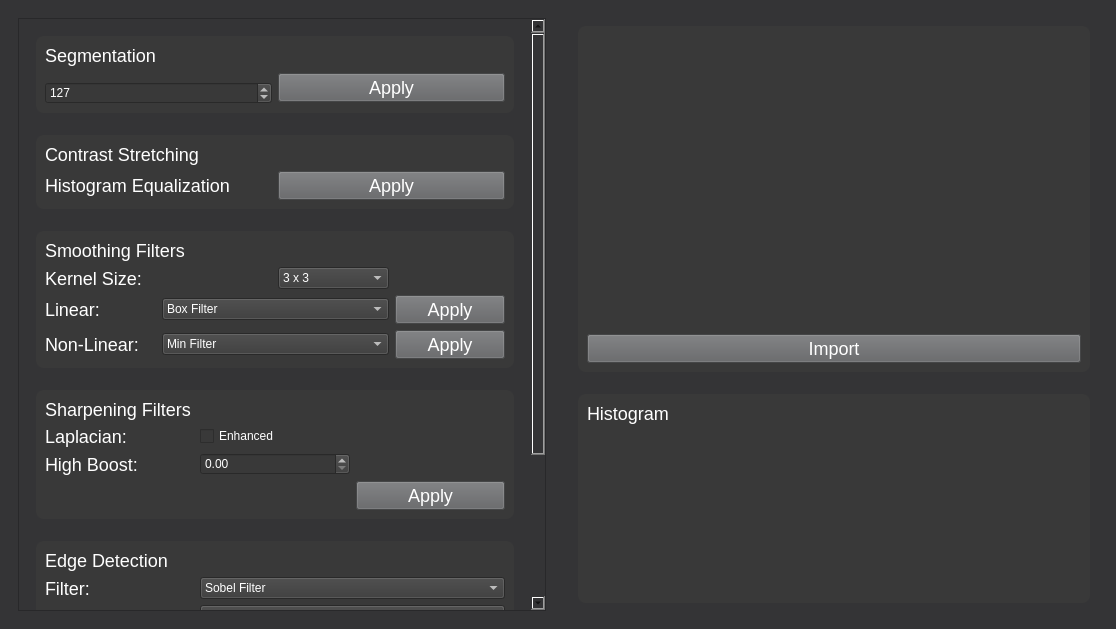
<?xml version="1.0" encoding="UTF-8"?>
<ui version="4.0">
 <class>MainWindow</class>
 <widget class="QMainWindow" name="MainWindow">
  <property name="geometry">
   <rect>
    <x>0</x>
    <y>0</y>
    <width>1116</width>
    <height>629</height>
   </rect>
  </property>
  <property name="sizePolicy">
   <sizepolicy hsizetype="Expanding" vsizetype="Preferred">
    <horstretch>0</horstretch>
    <verstretch>0</verstretch>
   </sizepolicy>
  </property>
  <property name="minimumSize">
   <size>
    <width>1000</width>
    <height>600</height>
   </size>
  </property>
  <property name="windowTitle">
   <string>MainWindow</string>
  </property>
  <property name="styleSheet">
   <string notr="true">QMainWindow {
	overflow: scroll;
	background-color: #343436;
}

QGroupBox {
	background-color: #393939;
	border-radius: 8px;
	margin: 8px;
	font-size: 20px;
	color: white;
}

QGroupBox * {
	color: white;
}

QGroupBox QLabel {
	font-size: 18px;
}

QComboBox, QComboBox QAbstractItemView {
	background-color: #303032;
}

QSpinBox, QDoubleSpinBox {
	background-color: #343436;
}

.group-header {
	font-size: 21px;
	font-weight: bold;
}
</string>
  </property>
  <widget class="QWidget" name="centralwidget">
   <layout class="QGridLayout" name="gridLayout_13">
    <item row="0" column="0">
     <widget class="QWidget" name="widget" native="true">
      <property name="styleSheet">
       <string notr="true">QWidget {
	background-color: #343436;
}

QGroupBox {
	background-color: #393939;
	border-radius: 8px;
	margin: 8px;
	font-size: 20px;
	color: white;
}

QGroupBox * {
	color: white;
	background-color: #393939;
}</string>
      </property>
      <layout class="QGridLayout" name="gridLayout">
       <item row="0" column="0">
        <widget class="QScrollArea" name="scrollArea">
         <property name="styleSheet">
          <string notr="true"/>
         </property>
         <property name="widgetResizable">
          <bool>true</bool>
         </property>
         <widget class="QWidget" name="scrollAreaWidgetContents">
          <property name="geometry">
           <rect>
            <x>0</x>
            <y>-288</y>
            <width>512</width>
            <height>879</height>
           </rect>
          </property>
          <layout class="QGridLayout" name="gridLayout_7">
           <item row="0" column="0">
            <widget class="QGroupBox" name="segmenation_section">
             <property name="styleSheet">
              <string notr="true"/>
             </property>
             <property name="title">
              <string/>
             </property>
             <property name="alignment">
              <set>Qt::AlignLeading|Qt::AlignLeft|Qt::AlignVCenter</set>
             </property>
             <layout class="QGridLayout" name="gridLayout_2">
              <item row="1" column="0">
               <widget class="QSpinBox" name="segmentation_input">
                <property name="styleSheet">
                 <string notr="true">margin-top: 10px
</string>
                </property>
                <property name="maximum">
                 <number>1000</number>
                </property>
                <property name="value">
                 <number>127</number>
                </property>
               </widget>
              </item>
              <item row="0" column="0">
               <widget class="QLabel" name="label_7">
                <property name="text">
                 <string>Segmentation</string>
                </property>
                <property name="class" stdset="0">
                 <string>group-header</string>
                </property>
               </widget>
              </item>
              <item row="1" column="1">
               <widget class="QPushButton" name="segmentation_ok">
                <property name="cursor">
                 <cursorShape>PointingHandCursor</cursorShape>
                </property>
                <property name="styleSheet">
                 <string notr="true">QPushButton {
	background-color: #616264;
	font-size: 18px;
}</string>
                </property>
                <property name="text">
                 <string>Apply</string>
                </property>
               </widget>
              </item>
             </layout>
            </widget>
           </item>
           <item row="2" column="0">
            <widget class="QGroupBox" name="smoothing_section">
             <property name="title">
              <string/>
             </property>
             <layout class="QGridLayout" name="gridLayout_4">
              <item row="1" column="0" colspan="2">
               <widget class="QLabel" name="label_2">
                <property name="text">
                 <string>Kernel Size:</string>
                </property>
               </widget>
              </item>
              <item row="2" column="1" colspan="2">
               <widget class="QComboBox" name="linear_input">
                <item>
                 <property name="text">
                  <string>Box Filter</string>
                 </property>
                </item>
               </widget>
              </item>
              <item row="2" column="3">
               <widget class="QPushButton" name="smoothing_linear_ok">
                <property name="cursor">
                 <cursorShape>PointingHandCursor</cursorShape>
                </property>
                <property name="styleSheet">
                 <string notr="true">QPushButton {
	background-color: #616264;
	font-size: 18px;
}</string>
                </property>
                <property name="text">
                 <string>Apply</string>
                </property>
               </widget>
              </item>
              <item row="0" column="0" colspan="3">
               <widget class="QLabel" name="label_11">
                <property name="text">
                 <string>Smoothing Filters</string>
                </property>
                <property name="class" stdset="0">
                 <string>group-header</string>
                </property>
               </widget>
              </item>
              <item row="2" column="0">
               <widget class="QLabel" name="label_3">
                <property name="text">
                 <string>Linear:</string>
                </property>
               </widget>
              </item>
              <item row="3" column="3">
               <widget class="QPushButton" name="smoothing_nonlinear_ok">
                <property name="cursor">
                 <cursorShape>PointingHandCursor</cursorShape>
                </property>
                <property name="styleSheet">
                 <string notr="true">QPushButton {
	background-color: #616264;
	font-size: 18px;
}</string>
                </property>
                <property name="text">
                 <string>Apply</string>
                </property>
               </widget>
              </item>
              <item row="3" column="1" colspan="2">
               <widget class="QComboBox" name="nonlinear_input">
                <item>
                 <property name="text">
                  <string>Min Filter</string>
                 </property>
                </item>
               </widget>
              </item>
              <item row="1" column="2">
               <widget class="QComboBox" name="kernel_size_input">
                <property name="editable">
                 <bool>false</bool>
                </property>
                <property name="currentText">
                 <string>3 x 3</string>
                </property>
                <property name="currentIndex">
                 <number>0</number>
                </property>
                <item>
                 <property name="text">
                  <string>3 x 3</string>
                 </property>
                </item>
                <item>
                 <property name="text">
                  <string>5 x 5</string>
                 </property>
                </item>
                <item>
                 <property name="text">
                  <string>7 x 7</string>
                 </property>
                </item>
               </widget>
              </item>
              <item row="3" column="0">
               <widget class="QLabel" name="label_4">
                <property name="text">
                 <string>Non-Linear:</string>
                </property>
               </widget>
              </item>
             </layout>
            </widget>
           </item>
           <item row="3" column="0">
            <widget class="QGroupBox" name="sharpening_section">
             <property name="title">
              <string/>
             </property>
             <layout class="QGridLayout" name="gridLayout_5">
              <item row="2" column="0">
               <widget class="QLabel" name="label_6">
                <property name="text">
                 <string>High Boost:</string>
                </property>
               </widget>
              </item>
              <item row="2" column="1">
               <widget class="QDoubleSpinBox" name="high_boost_inout">
                <property name="styleSheet">
                 <string notr="true"/>
                </property>
               </widget>
              </item>
              <item row="0" column="0" colspan="2">
               <widget class="QLabel" name="label_13">
                <property name="text">
                 <string>Sharpening Filters</string>
                </property>
                <property name="class" stdset="0">
                 <string>group-header</string>
                </property>
               </widget>
              </item>
              <item row="1" column="1">
               <widget class="QCheckBox" name="laplacian_enhaced_check">
                <property name="cursor">
                 <cursorShape>PointingHandCursor</cursorShape>
                </property>
                <property name="text">
                 <string>Enhanced</string>
                </property>
               </widget>
              </item>
              <item row="1" column="0">
               <widget class="QLabel" name="label_5">
                <property name="text">
                 <string>Laplacian:</string>
                </property>
               </widget>
              </item>
              <item row="3" column="2">
               <widget class="QPushButton" name="sharpening_ok">
                <property name="cursor">
                 <cursorShape>PointingHandCursor</cursorShape>
                </property>
                <property name="styleSheet">
                 <string notr="true">QPushButton {
	background-color: #616264;
	font-size: 18px;
}</string>
                </property>
                <property name="text">
                 <string>Apply</string>
                </property>
               </widget>
              </item>
             </layout>
            </widget>
           </item>
           <item row="4" column="0">
            <widget class="QGroupBox" name="detection_section">
             <property name="sizePolicy">
              <sizepolicy hsizetype="Minimum" vsizetype="Preferred">
               <horstretch>0</horstretch>
               <verstretch>0</verstretch>
              </sizepolicy>
             </property>
             <property name="title">
              <string/>
             </property>
             <layout class="QGridLayout" name="gridLayout_6">
              <item row="1" column="0">
               <widget class="QLabel" name="label_9">
                <property name="text">
                 <string>Filter:</string>
                </property>
               </widget>
              </item>
              <item row="0" column="0" colspan="3">
               <widget class="QLabel" name="label_14">
                <property name="text">
                 <string>Edge Detection</string>
                </property>
                <property name="class" stdset="0">
                 <string>group-header</string>
                </property>
               </widget>
              </item>
              <item row="1" column="1" colspan="2">
               <widget class="QComboBox" name="detection_filter_input">
                <item>
                 <property name="text">
                  <string>Sobel Filter</string>
                 </property>
                </item>
               </widget>
              </item>
              <item row="2" column="0">
               <widget class="QLabel" name="label_10">
                <property name="text">
                 <string>Type:</string>
                </property>
               </widget>
              </item>
              <item row="2" column="1" colspan="2">
               <widget class="QComboBox" name="nonlinear_input_2">
                <item>
                 <property name="text">
                  <string>Vertical</string>
                 </property>
                </item>
               </widget>
              </item>
              <item row="3" column="2">
               <widget class="QPushButton" name="detection_ok">
                <property name="cursor">
                 <cursorShape>PointingHandCursor</cursorShape>
                </property>
                <property name="styleSheet">
                 <string notr="true">QPushButton {
	background-color: #616264;
	font-size: 18px;
}</string>
                </property>
                <property name="text">
                 <string>Apply</string>
                </property>
               </widget>
              </item>
             </layout>
            </widget>
           </item>
           <item row="1" column="0">
            <widget class="QGroupBox" name="contrast_section">
             <property name="title">
              <string/>
             </property>
             <layout class="QGridLayout" name="gridLayout_3">
              <item row="0" column="0">
               <widget class="QLabel" name="label_12">
                <property name="text">
                 <string>Contrast Stretching</string>
                </property>
                <property name="class" stdset="0">
                 <string>group-header</string>
                </property>
               </widget>
              </item>
              <item row="1" column="0">
               <widget class="QLabel" name="label">
                <property name="text">
                 <string>Histogram Equalization</string>
                </property>
               </widget>
              </item>
              <item row="1" column="1">
               <widget class="QPushButton" name="histogram_ok">
                <property name="cursor">
                 <cursorShape>PointingHandCursor</cursorShape>
                </property>
                <property name="styleSheet">
                 <string notr="true">QPushButton {
	background-color: #616264;
	font-size: 18px;
}</string>
                </property>
                <property name="text">
                 <string>Apply</string>
                </property>
               </widget>
              </item>
             </layout>
            </widget>
           </item>
           <item row="5" column="0">
            <widget class="QGroupBox" name="transmission_section">
             <property name="title">
              <string/>
             </property>
             <layout class="QGridLayout" name="gridLayout_8">
              <item row="3" column="0">
               <widget class="QLabel" name="label_17">
                <property name="text">
                 <string>Time:</string>
                </property>
               </widget>
              </item>
              <item row="2" column="0">
               <widget class="QLabel" name="label_15">
                <property name="text">
                 <string>Baudrate:</string>
                </property>
               </widget>
              </item>
              <item row="0" column="0" colspan="3">
               <widget class="QLabel" name="label_16">
                <property name="text">
                 <string>Transmission Time</string>
                </property>
                <property name="class" stdset="0">
                 <string>group-header</string>
                </property>
               </widget>
              </item>
              <item row="2" column="1">
               <widget class="QSpinBox" name="baud_input">
                <property name="maximum">
                 <number>999999999</number>
                </property>
                <property name="stepType">
                 <enum>QAbstractSpinBox::DefaultStepType</enum>
                </property>
               </widget>
              </item>
              <item row="2" column="2">
               <widget class="QLabel" name="label_8">
                <property name="text">
                 <string>K (x1000)</string>
                </property>
               </widget>
              </item>
              <item row="3" column="2">
               <widget class="QLabel" name="label_18">
                <property name="text">
                 <string>seconds</string>
                </property>
               </widget>
              </item>
              <item row="3" column="1">
               <widget class="QLCDNumber" name="transmission_time_output">
                <property name="smallDecimalPoint">
                 <bool>false</bool>
                </property>
                <property name="digitCount">
                 <number>19</number>
                </property>
               </widget>
              </item>
             </layout>
            </widget>
           </item>
          </layout>
         </widget>
        </widget>
       </item>
      </layout>
     </widget>
    </item>
    <item row="0" column="1">
     <widget class="QWidget" name="widget_2" native="true">
      <property name="sizePolicy">
       <sizepolicy hsizetype="Expanding" vsizetype="Expanding">
        <horstretch>0</horstretch>
        <verstretch>0</verstretch>
       </sizepolicy>
      </property>
      <layout class="QGridLayout" name="gridLayout_11">
       <item row="0" column="0">
        <widget class="QGroupBox" name="groupBox">
         <property name="styleSheet">
          <string notr="true"/>
         </property>
         <property name="title">
          <string/>
         </property>
         <property name="alignment">
          <set>Qt::AlignLeading|Qt::AlignLeft|Qt::AlignVCenter</set>
         </property>
         <layout class="QGridLayout" name="gridLayout_10">
          <item row="1" column="0">
           <widget class="QPushButton" name="import_image">
            <property name="cursor">
             <cursorShape>PointingHandCursor</cursorShape>
            </property>
            <property name="styleSheet">
             <string notr="true">QPushButton {
	background-color: #616264;
	font-size: 18px;
}</string>
            </property>
            <property name="text">
             <string>Import</string>
            </property>
           </widget>
          </item>
          <item row="0" column="0">
           <widget class="QWidget" name="widget_3" native="true">
            <property name="sizePolicy">
             <sizepolicy hsizetype="Preferred" vsizetype="Expanding">
              <horstretch>0</horstretch>
              <verstretch>0</verstretch>
             </sizepolicy>
            </property>
            <layout class="QGridLayout" name="gridLayout_14">
             <item row="0" column="0">
              <widget class="QLabel" name="image_in">
               <property name="sizePolicy">
                <sizepolicy hsizetype="Expanding" vsizetype="Expanding">
                 <horstretch>0</horstretch>
                 <verstretch>0</verstretch>
                </sizepolicy>
               </property>
               <property name="maximumSize">
                <size>
                 <width>290</width>
                 <height>275</height>
                </size>
               </property>
               <property name="styleSheet">
                <string notr="true">margin-right: 10px;</string>
               </property>
               <property name="text">
                <string/>
               </property>
              </widget>
             </item>
             <item row="0" column="1">
              <widget class="QLabel" name="image_out">
               <property name="sizePolicy">
                <sizepolicy hsizetype="Expanding" vsizetype="Expanding">
                 <horstretch>0</horstretch>
                 <verstretch>0</verstretch>
                </sizepolicy>
               </property>
               <property name="minimumSize">
                <size>
                 <width>290</width>
                 <height>275</height>
                </size>
               </property>
               <property name="styleSheet">
                <string notr="true">margin-left: 10px;</string>
               </property>
               <property name="text">
                <string/>
               </property>
              </widget>
             </item>
            </layout>
           </widget>
          </item>
         </layout>
        </widget>
       </item>
       <item row="1" column="0">
        <widget class="QGroupBox" name="groupBox_2">
         <property name="title">
          <string/>
         </property>
         <layout class="QGridLayout" name="gridLayout_12">
          <item row="0" column="0">
           <widget class="QLabel" name="label_22">
            <property name="text">
             <string>Histogram</string>
            </property>
           </widget>
          </item>
          <item row="1" column="0">
           <widget class="QLabel" name="histogram_in">
            <property name="sizePolicy">
             <sizepolicy hsizetype="Expanding" vsizetype="Expanding">
              <horstretch>0</horstretch>
              <verstretch>0</verstretch>
             </sizepolicy>
            </property>
            <property name="maximumSize">
             <size>
              <width>494</width>
              <height>228</height>
             </size>
            </property>
            <property name="text">
             <string/>
            </property>
           </widget>
          </item>
         </layout>
        </widget>
       </item>
      </layout>
     </widget>
    </item>
   </layout>
  </widget>
 </widget>
 <resources/>
 <connections/>
</ui>
